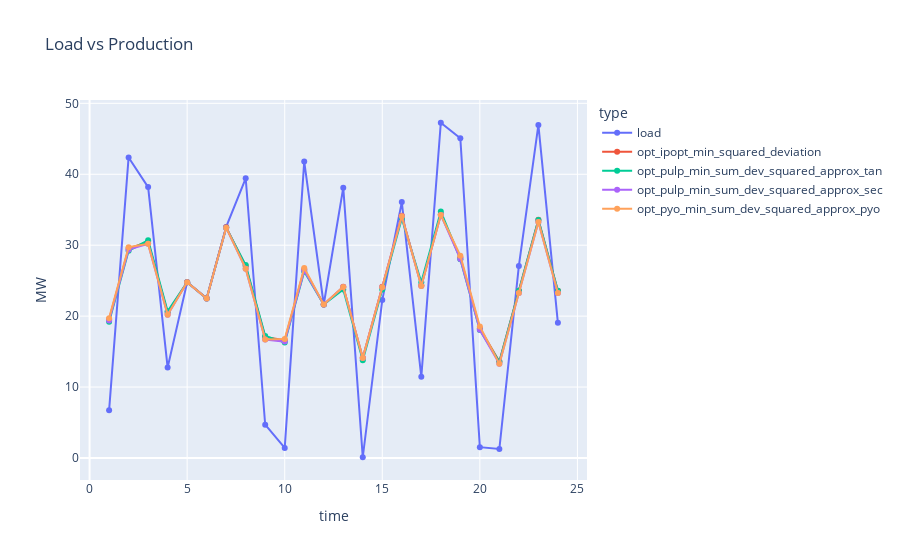

The code cell stored with this chart in its notebook:
### Code cell
df_sol_pyo = pd.DataFrame(dict(
    time = [t for t in range(1,T+1)],
    power = [pyo.value(model.prod[t]) for t in range(1,T+1)],
    type = "opt_pyo_min_sum_dev_squared_approx_pyo"
))

fig = px.line(pd.concat([df_load,
                         df_sol_ipopt,
                         #df_sol_pulp,
                         #df_sol_pulp2,
                         df_sol_pulp3,
                         df_sol_pulp4,
                         df_sol_pyo]), x="time", y="power",color="type", title="Load vs Production", markers=True) 
fig.update_layout(xaxis_title="time", yaxis_title="MW")
fig.show()

### Figure 1 — Plotly figure (JSON) as saved in the notebook; plotly's stock layout.template omitted (floating-point values rounded to 4 significant figures)
{"data": [{"hovertemplate": "type=load<br>time=%{x}<br>power=%{y}<extra></extra>", "legendgroup": "load", "line": {"color": "#636efa", "dash": "solid"}, "marker": {"symbol": "circle"}, "mode": "markers+lines", "name": "load", "orientation": "v", "showlegend": true, "type": "scatter", "x": [1, 2, 3, 4, 5, 6, 7, 8, 9, 10, 11, 12, 13, 14, 15, 16, 17, 18, 19, 20, 21, 22, 23, 24], "xaxis": "x", "y": [6.718, 42.37, 38.19, 12.75, 24.77, 22.47, 32.58, 39.44, 4.693, 1.417, 41.79, 21.64, 38.11, 0.1053, 22.27, 36.08, 11.44, 47.26, 45.07, 1.529, 1.272, 27.07, 46.96, 19.06], "yaxis": "y"}, {"hovertemplate": "type=opt_ipopt_min_squared_deviation<br>time=%{x}<br>power=%{y}<extra></extra>", "legendgroup": "opt_ipopt_min_squared_deviation", "line": {"color": "#EF553B", "dash": "solid"}, "marker": {"symbol": "circle"}, "mode": "markers+lines", "name": "opt_ipopt_min_squared_deviation", "orientation": "v", "showlegend": true, "type": "scatter", "x": [1, 2, 3, 4, 5, 6, 7, 8, 9, 10, 11, 12, 13, 14, 15, 16, 17, 18, 19, 20, 21, 22, 23, 24], "xaxis": "x", "y": [19.54, 29.54, 30.47, 20.47, 24.77, 22.53, 32.53, 27.06, 17.06, 16.6, 26.6, 21.64, 24.14, 14.14, 24.14, 34.14, 24.35, 34.35, 28.3, 18.3, 13.59, 23.59, 33.59, 23.59], "yaxis": "y"}, {"hovertemplate": "type=opt_pulp_min_sum_dev_squared_approx_tan<br>time=%{x}<br>power=%{y}<extra></extra>", "legendgroup": "opt_pulp_min_sum_dev_squared_approx_tan", "line": {"color": "#00cc96", "dash": "solid"}, "marker": {"symbol": "circle"}, "mode": "markers+lines", "name": "opt_pulp_min_sum_dev_squared_approx_tan", "orientation": "v", "showlegend": true, "type": "scatter", "x": [1, 2, 3, 4, 5, 6, 7, 8, 9, 10, 11, 12, 13, 14, 15, 16, 17, 18, 19, 20, 21, 22, 23, 24], "xaxis": "x", "y": [19.22, 29.22, 30.69, 20.69, 24.77, 22.47, 32.47, 27.19, 17.19, 16.29, 26.29, 21.64, 23.77, 13.77, 23.77, 33.77, 24.76, 34.76, 28.03, 18.03, 13.57, 23.57, 33.57, 23.57], "yaxis": "y"}, {"hovertemplate": "type=opt_pulp_min_sum_dev_squared_approx_sec<br>time=%{x}<br>power=%{y}<extra></extra>", "legendgroup": "opt_pulp_min_sum_dev_squared_approx_sec", "line": {"color": "#ab63fa", "dash": "solid"}, "marker": {"symbol": "circle"}, "mode": "markers+lines", "name": "opt_pulp_min_sum_dev_squared_approx_sec", "orientation": "v", "showlegend": true, "type": "scatter", "x": [1, 2, 3, 4, 5, 6, 7, 8, 9, 10, 11, 12, 13, 14, 15, 16, 17, 18, 19, 20, 21, 22, 23, 24], "xaxis": "x", "y": [19.37, 29.37, 30.19, 20.19, 24.77, 22.47, 32.47, 26.69, 16.69, 16.42, 26.42, 21.64, 24.11, 14.11, 24.08, 34.08, 24.26, 34.26, 28.07, 18.07, 13.27, 23.27, 33.27, 23.27], "yaxis": "y"}, {"hovertemplate": "type=opt_pyo_min_sum_dev_squared_approx_pyo<br>time=%{x}<br>power=%{y}<extra></extra>", "legendgroup": "opt_pyo_min_sum_dev_squared_approx_pyo", "line": {"color": "#FFA15A", "dash": "solid"}, "marker": {"symbol": "circle"}, "mode": "markers+lines", "name": "opt_pyo_min_sum_dev_squared_approx_pyo", "orientation": "v", "showlegend": true, "type": "scatter", "x": [1, 2, 3, 4, 5, 6, 7, 8, 9, 10, 11, 12, 13, 14, 15, 16, 17, 18, 19, 20, 21, 22, 23, 24], "xaxis": "x", "y": [19.72, 29.72, 30.19, 20.19, 24.77, 22.47, 32.47, 26.69, 16.69, 16.79, 26.79, 21.64, 24.11, 14.11, 24.08, 34.08, 24.26, 34.26, 28.53, 18.53, 13.27, 23.27, 33.27, 23.27], "yaxis": "y"}], "layout": {"autosize": true, "legend": {"title": {"text": "type"}, "tracegroupgap": 0}, "title": {"text": "Load vs Production"}, "xaxis": {"anchor": "y", "autorange": true, "domain": [0, 1], "range": [-0.4496, 25.45], "title": {"text": "time"}, "type": "linear"}, "yaxis": {"anchor": "x", "autorange": true, "domain": [0, 1], "range": [-3.786, 51.16], "title": {"text": "MW"}, "type": "linear"}}}
